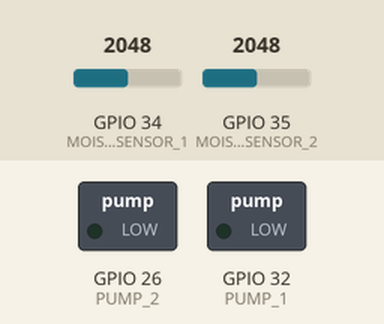
This sketch was run on a simulated ESP32. Parts: switched loads named in the sketch (green lamp = pin HIGH). Inputs (shaded band) come from the test bench; at power-on: GPIO 34 (MOISTURE_SENSOR_1) = 2048, GPIO 35 (MOISTURE_SENSOR_2) = 2048. WiFi joins after 1.5 s; servers stay silent unless stated; what the sketch prints to the serial monitor is not drawn.

Above: at 0.1 s.
At 2.0 s:
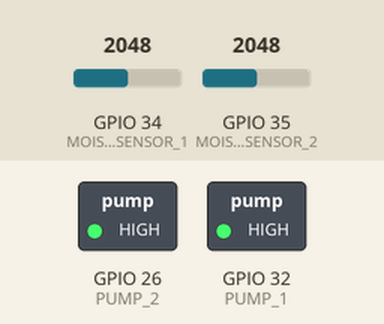
Timing chart, 0 to 3.5 s (numbered marks = the images above):
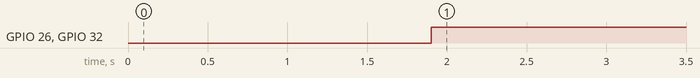

The sketch:

main_code.ino
```cpp
#include <ArduinoWebsockets.h>
#include <WiFi.h>
#include <HTTPClient.h>
#include <ArduinoJson.h>

using namespace websockets;

// WiFi Configuration
const char* ssid = "ary";
const char* password = "okzf8690";

// WebSocket Server Configuration
const char* websocket_server = "ws://192.168.50.183:8080";

// HTTP API Configuration for toggle state
const char* toggle_api = "http://192.168.50.183:3008/toggle";

// WebSocket client instance
WebsocketsClient wsClient;

// Hardware Pins
#define MOISTURE_SENSOR_1 34
#define MOISTURE_SENSOR_2 35
#define PUMP_1           32
#define PUMP_2           26

// Moisture thresholds
#define THRESHOLD_PLANT_1 2000
#define THRESHOLD_PLANT_2 2000

// Variables
int moisture1, moisture2;
bool systemEnabled = false;
unsigned long lastSendTime = 0;
unsigned long lastFetchTime = 0;
const long sendInterval = 2000;
const long fetchInterval = 5000;

void setup() {
  Serial.begin(115200);

  // Pin setup
  pinMode(MOISTURE_SENSOR_1, INPUT);
  pinMode(MOISTURE_SENSOR_2, INPUT);
  pinMode(PUMP_1, OUTPUT);
  pinMode(PUMP_2, OUTPUT);
  digitalWrite(PUMP_1, LOW);
  digitalWrite(PUMP_2, LOW);

  // Connect WiFi
  WiFi.begin(ssid, password);
  while (WiFi.status() != WL_CONNECTED) {
    delay(500);
    Serial.print(".");
  }
  Serial.println("\nWiFi connected");

  // Setup WebSocket
  wsClient.onMessage(onMessageCallback);
  wsClient.onEvent(onEventsCallback);
  connectWebSocket();

  // Fetch initial toggle state
  fetchToggleState();
}

void loop() {
  // Read soil moisture sensors
  moisture1 = analogRead(MOISTURE_SENSOR_1);
  moisture2 = analogRead(MOISTURE_SENSOR_2);

  // Periodic fetch from toggle API
  if (millis() - lastFetchTime >= fetchInterval) {
    fetchToggleState();
    lastFetchTime = millis();
  }

  // Control pumps based on mode and moisture
  if (systemEnabled) {
    controlPump(PUMP_1, moisture1, THRESHOLD_PLANT_1);
    controlPump(PUMP_2, moisture2, THRESHOLD_PLANT_2);
  } else {
    digitalWrite(PUMP_1, HIGH);
    digitalWrite(PUMP_2, HIGH);
  }

  // Handle WebSocket
  if (!wsClient.available()) {
    connectWebSocket();
  } else {
    wsClient.poll();
    if (millis() - lastSendTime >= sendInterval) {
      sendSensorData();
      lastSendTime = millis();
    }
  }

  delay(100);
}

void controlPump(int pumpPin, int moisture, int threshold) {
  digitalWrite(pumpPin, (moisture > threshold) ? LOW : HIGH);
}

void connectWebSocket() {
  if (wsClient.connect(websocket_server)) {
    Serial.println("Connected to WebSocket server");
  } else {
    Serial.println("WebSocket connection failed, retrying...");
    delay(5000);
  }
}

void sendSensorData() {
  String payload = String("{\"sensor1\":") + moisture1 +
                   ",\"sensor2\":" + moisture2 +
                   ",\"pump1\":" + digitalRead(PUMP_1) +
                   ",\"pump2\":" + digitalRead(PUMP_2) +
                   ",\"mode\":\"" + (systemEnabled ? "auto" : "manual") + "\"}";

  if (wsClient.send(payload)) {
    Serial.println("Sent: " + payload);
  } else {
    Serial.println("WebSocket send failed, closing...");
    wsClient.close();
  }
}

void fetchToggleState() {
  if (WiFi.status() == WL_CONNECTED) {
    HTTPClient http;
    http.begin(toggle_api);
    int httpCode = http.GET();

    if (httpCode == HTTP_CODE_OK) {
      String response = http.getString();
      DynamicJsonDocument doc(256);
      DeserializationError error = deserializeJson(doc, response);
      if (!error && doc.containsKey("state")) {
        int state = doc["state"];
        systemEnabled = (state == 1);
        Serial.println("Fetched toggle state: " + String(systemEnabled ? "AUTO" : "MANUAL"));
      } else {
        Serial.println("JSON parsing error or invalid response");
      }
    } else {
      Serial.println("HTTP GET failed, code: " + String(httpCode));
    }
    http.end();
  } else {
    Serial.println("WiFi disconnected during toggle fetch");
  }
}

void onMessageCallback(WebsocketsMessage message) {
  Serial.print("WebSocket Message: ");
  Serial.println(message.data());

  // Check if toggle state is received via WebSocket
  DynamicJsonDocument doc(256);
  DeserializationError error = deserializeJson(doc, message.data());
  if (!error && doc.containsKey("toggleState")) {
    int state = doc["toggleState"];
    systemEnabled = (state == 1);
    Serial.println("WebSocket toggle update: " + String(systemEnabled ? "AUTO" : "MANUAL"));
  }
}

void onEventsCallback(WebsocketsEvent event, String data) {
  if(event == WebsocketsEvent::ConnectionOpened) {
    Serial.println("WebSocket Connected");
  } else if(event == WebsocketsEvent::ConnectionClosed) {
    Serial.println("WebSocket Disconnected");
  } else if(event == WebsocketsEvent::GotPing) {
    Serial.println("Ping Received");
  } else if(event == WebsocketsEvent::GotPong) {
    Serial.println("Pong Received");
  }
}
```

Measured:
- by itself, GPIO 26 (PUMP_2), GPIO 32 (PUMP_1): LOW → HIGH at 1.9 s
